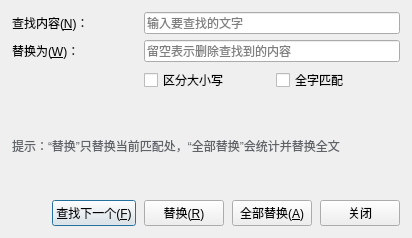
<?xml version="1.0" encoding="UTF-8"?>
<ui version="4.0">
 <class>ReplaceDialog</class>
 <widget class="QDialog" name="ReplaceDialog">
  <property name="geometry">
   <rect>
    <x>0</x>
    <y>0</y>
    <width>412</width>
    <height>238</height>
   </rect>
  </property>
  <property name="windowTitle">
   <string>替换</string>
  </property>
  <property name="windowIcon">
   <iconset resource="resources.qrc">
    <normaloff>:/icons/replace.svg</normaloff>:/icons/replace.svg</iconset>
  </property>
  <layout class="QVBoxLayout" name="layoutMain">
   <property name="spacing">
    <number>8</number>
   </property>
   <property name="leftMargin">
    <number>12</number>
   </property>
   <property name="topMargin">
    <number>12</number>
   </property>
   <property name="rightMargin">
    <number>12</number>
   </property>
   <property name="bottomMargin">
    <number>12</number>
   </property>
   <item>
    <layout class="QGridLayout" name="layoutForm">
     <property name="horizontalSpacing">
      <number>8</number>
     </property>
     <property name="verticalSpacing">
      <number>6</number>
     </property>
     <item row="0" column="0">
      <widget class="QLabel" name="labelFindText">
       <property name="text">
        <string>查找内容(&amp;N)：</string>
       </property>
       <property name="buddy">
        <cstring>lineEditFind</cstring>
       </property>
      </widget>
     </item>
     <item row="0" column="1" colspan="2">
      <widget class="QLineEdit" name="lineEditFind">
       <property name="placeholderText">
        <string>输入要查找的文字</string>
       </property>
       <property name="clearButtonEnabled">
        <bool>true</bool>
       </property>
      </widget>
     </item>
     <item row="1" column="0">
      <widget class="QLabel" name="labelReplaceWith">
       <property name="text">
        <string>替换为(&amp;W)：</string>
       </property>
       <property name="buddy">
        <cstring>lineEditReplace</cstring>
       </property>
      </widget>
     </item>
     <item row="1" column="1" colspan="2">
      <widget class="QLineEdit" name="lineEditReplace">
       <property name="placeholderText">
        <string>留空表示删除查找到的内容</string>
       </property>
       <property name="clearButtonEnabled">
        <bool>true</bool>
       </property>
      </widget>
     </item>
     <item row="2" column="1">
      <widget class="QCheckBox" name="checkBoxCase">
       <property name="text">
        <string>区分大小写</string>
       </property>
      </widget>
     </item>
     <item row="2" column="2">
      <widget class="QCheckBox" name="checkBoxWholeWord">
       <property name="text">
        <string>全字匹配</string>
       </property>
      </widget>
     </item>
    </layout>
   </item>
   <item>
    <widget class="QLabel" name="labelMessage">
     <property name="text">
      <string>提示：“替换”只替换当前匹配处，“全部替换”会统计并替换全文</string>
     </property>
     <property name="wordWrap">
      <bool>true</bool>
     </property>
     <property name="styleSheet">
      <string notr="true">color:#5f6368;</string>
     </property>
    </widget>
   </item>
   <item>
    <layout class="QHBoxLayout" name="layoutButtons">
     <item>
      <spacer name="spacerHorizontal">
       <property name="orientation">
        <enum>Qt::Horizontal</enum>
       </property>
       <property name="sizeHint" stdset="0">
        <size>
         <width>40</width>
         <height>20</height>
        </size>
       </property>
      </spacer>
     </item>
     <item>
      <widget class="QPushButton" name="pushButtonFindNext">
       <property name="text">
        <string>查找下一个(&amp;F)</string>
       </property>
      </widget>
     </item>
     <item>
      <widget class="QPushButton" name="pushButtonReplace">
       <property name="text">
        <string>替换(&amp;R)</string>
       </property>
      </widget>
     </item>
     <item>
      <widget class="QPushButton" name="pushButtonReplaceAll">
       <property name="text">
        <string>全部替换(&amp;A)</string>
       </property>
      </widget>
     </item>
     <item>
      <widget class="QPushButton" name="pushButtonClose">
       <property name="text">
        <string>关闭</string>
       </property>
      </widget>
     </item>
    </layout>
   </item>
  </layout>
 </widget>
 <resources>
  <include location="resources.qrc"/>
 </resources>
 <connections/>
</ui>
